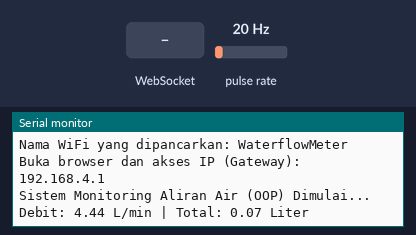
This program was run on a simulated ESP32. Shown: the last lines printed to the serial monitor. Wiring (inferred from the names in the program): pulse sensor: data GPIO 27. The test bench sets the inputs (shaded band); at power-on: pulse rate 20 Hz. Random numbers use the default seed unless the program sets one.

Above: at 1.2 s.
1.3 s: WebSocket text "reset_volume" received
At 1.9 s:
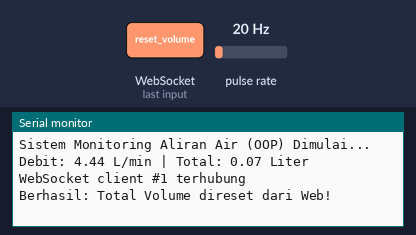
2.8 s: pulse rate (sensor on GPIO 27) set to 4 Hz
At 3.8 s:
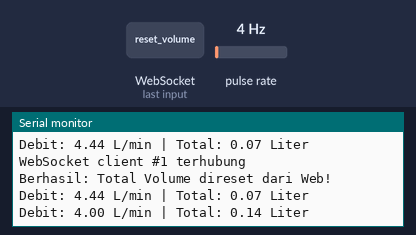
4.3 s: pulse rate (sensor on GPIO 27) set to 50 Hz
At 5.8 s:
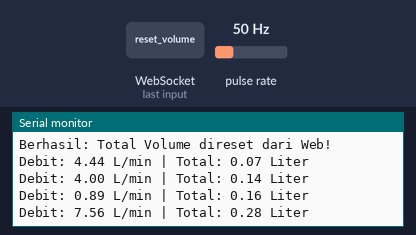
Timing chart, 0 to 7.3 s (numbered marks = the images above; inputs shaded):
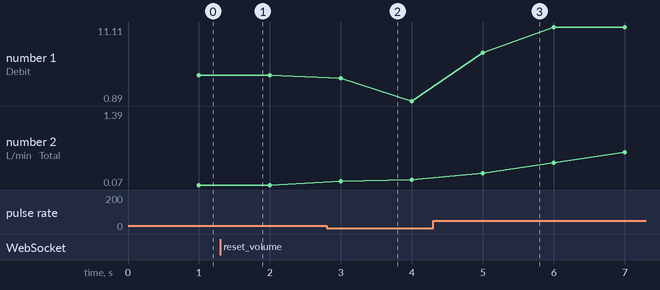

The program:

main.cpp
```cpp
#include <Arduino.h>

#include "Config.h"
#include "WaterFlowSensor.h"
#include "WebSocketsManager.h"

WaterFlowSensor mySensor(SENSOR_PIN, CALIBRATION_FACTOR);

WebSocketsManager webManager;

void setup() {
  Serial.begin(115200);

  mySensor.begin();

  webManager.begin(WIFI_SSID, WIFI_PASS);

  Serial.println("Sistem Monitoring Aliran Air (OOP) Dimulai...");
}

void loop() {
  webManager.cleanup();
  mySensor.update();
  static unsigned long lastUpdate = 0;
  if (millis() - lastUpdate >= 1000) {
    lastUpdate = millis();

    float debitAir = mySensor.getFlowRate();
    float volumeTotal = mySensor.getTotalVolume();

    webManager.broadcastData(debitAir, volumeTotal);

    Serial.print("Debit: ");
    Serial.print(debitAir);
    Serial.print(" L/min | Total: ");
    Serial.print(volumeTotal);
    Serial.println(" Liter");
  }
}
```

WaterFlowSensor.h
```cpp
#pragma once
#include <Arduino.h>

class WaterFlowSensor {
 private:
  uint8_t pin;
  volatile uint32_t pulseCount;
  float calibrationFactor;
  float flowRate;
  float totalVolume;
  unsigned long previousMillis;
  static void IRAM_ATTR isrWrapper(void* arg);
  void handleInterrupt();

 public:
  WaterFlowSensor(uint8_t sensorPin, float calFactor = 4.5);
  void begin();
  void update();
  float getFlowRate() const;
  float getTotalVolume() const;
  void resetTotal();
};
```

WebSocketsManager.h
```cpp
#pragma once

#include <Arduino.h>
#include <ArduinoJson.h>
#include <AsyncTCP.h>
#include <ESPAsyncWebServer.h>
#include <WiFi.h>

class WebSocketsManager {
 private:
  AsyncWebServer* server;
  AsyncWebSocket* ws;
  static void onEvent(AsyncWebSocket* server, AsyncWebSocketClient* client, AwsEventType type, void* arg, uint8_t* data, size_t len);

 public:
  WebSocketsManager();
  ~WebSocketsManager();
  void begin(const char* ssid, const char* password);
  void broadcastData(float flowRate, float totalVolume);
  void cleanup();
};
```

WaterFlowSensor.cpp
```cpp
#include "WaterFlowSensor.h"

WaterFlowSensor::WaterFlowSensor(uint8_t sensorPin, float calFactor)
    : pin(sensorPin), pulseCount(0), calibrationFactor(calFactor), flowRate(0.0), totalVolume(0.0), previousMillis(0) {}

void IRAM_ATTR WaterFlowSensor::isrWrapper(void* arg) {
  WaterFlowSensor* sensor = static_cast<WaterFlowSensor*>(arg);
  sensor->handleInterrupt();
}

void IRAM_ATTR WaterFlowSensor::handleInterrupt() {
  pulseCount++;
}

void WaterFlowSensor::begin() {
  pinMode(pin, INPUT_PULLUP);

  attachInterruptArg(digitalPinToInterrupt(pin), isrWrapper, this, FALLING);
  previousMillis = millis();
}

void WaterFlowSensor::update() {
  unsigned long currentMillis = millis();

  if (currentMillis - previousMillis >= 1000) {
    detachInterrupt(digitalPinToInterrupt(pin));

    float timeFraction = (currentMillis - previousMillis) / 1000.0;
    float currentPulse = pulseCount;

    flowRate = (currentPulse / timeFraction) / calibrationFactor;
    float volumeThisSecond = (flowRate / 60.0) * timeFraction;
    totalVolume += volumeThisSecond;
    pulseCount = 0;
    previousMillis = currentMillis;
    attachInterruptArg(digitalPinToInterrupt(pin), isrWrapper, this, FALLING);
  }
}

float WaterFlowSensor::getFlowRate() const {
  return flowRate;
}

float WaterFlowSensor::getTotalVolume() const {
  return totalVolume;
}

void WaterFlowSensor::resetTotal() {
  totalVolume = 0.0;
}
```

WebSocketsManager.cpp
```cpp
#include "WebSocketsManager.h"

#include "WaterFlowSensor.h"
#include "WebPage.h"
extern WaterFlowSensor mySensor;

WebSocketsManager::WebSocketsManager() {
  server = new AsyncWebServer(80);
  ws = new AsyncWebSocket("/ws");
}

WebSocketsManager::~WebSocketsManager() {
  delete ws;
  delete server;
}

void WebSocketsManager::onEvent(AsyncWebSocket* server, AsyncWebSocketClient* client, AwsEventType type, void* arg, uint8_t* data, size_t len) {
  if (type == WS_EVT_CONNECT) {
    Serial.printf("WebSocket client #%u terhubung\n", client->id());
  } else if (type == WS_EVT_DISCONNECT) {
    Serial.printf("WebSocket client #%u terputus\n", client->id());
  } else if (type == WS_EVT_DATA) {
    AwsFrameInfo* info = (AwsFrameInfo*)arg;
    if (info->opcode == WS_TEXT) {
      data[len] = 0;
      String msg = (char*)data;

      if (msg.indexOf("reset_volume") >= 0) {
        mySensor.resetTotal();
        Serial.println("Berhasil: Total Volume direset dari Web!");
      }
    }
  }
}

void WebSocketsManager::begin(const char* ssid, const char* password) {
  WiFi.mode(WIFI_AP);
  WiFi.softAP(ssid, password);

  Serial.println("\nWiFi Access Point (AP) Aktif!");
  Serial.print("Nama WiFi yang dipancarkan: ");
  Serial.println(ssid);
  Serial.print("Buka browser dan akses IP (Gateway): ");
  Serial.println(WiFi.softAPIP());

  server->on("/", HTTP_GET, [](AsyncWebServerRequest* request) {
    request->send_P(200, "text/html", index_html);
  });

  ws->onEvent(onEvent);
  server->addHandler(ws);

  server->begin();
}

void WebSocketsManager::broadcastData(float flowRate, float totalVolume) {
  if (ws->count() == 0) {
    return;
  }

  JsonDocument doc;
  doc["flowRate"] = flowRate;
  doc["totalVolume"] = totalVolume;

  String jsonString;
  serializeJson(doc, jsonString);

  ws->textAll(jsonString);
}

void WebSocketsManager::cleanup() {
  ws->cleanupClients();
}
```

Config.h
```cpp
#pragma once

#include <Arduino.h>

const char* WIFI_SSID = "WaterflowMeter";
const char* WIFI_PASS = "";

const uint8_t SENSOR_PIN = 27;
const float CALIBRATION_FACTOR = 4.5;
```

Source omitted: WebPage.h (23967 bytes)

Measured:
- after the input at 1.3 s, the serial monitor: prints a new line at once (image 1)
- after the input at 2.8 s, the serial monitor: prints a new line after 0.20 s (image 2)
- after the input at 4.3 s, the serial monitor: prints a new line after 0.70 s (image 3)
- plotted number 1: 4.44 → 0.89 after the input at 2.8 s, 0.89 → 11.11 after the input at 4.3 s
- plotted number 2: 0.07 → 0.16 after the input at 2.8 s, 0.16 → 1.39 after the input at 4.3 s
